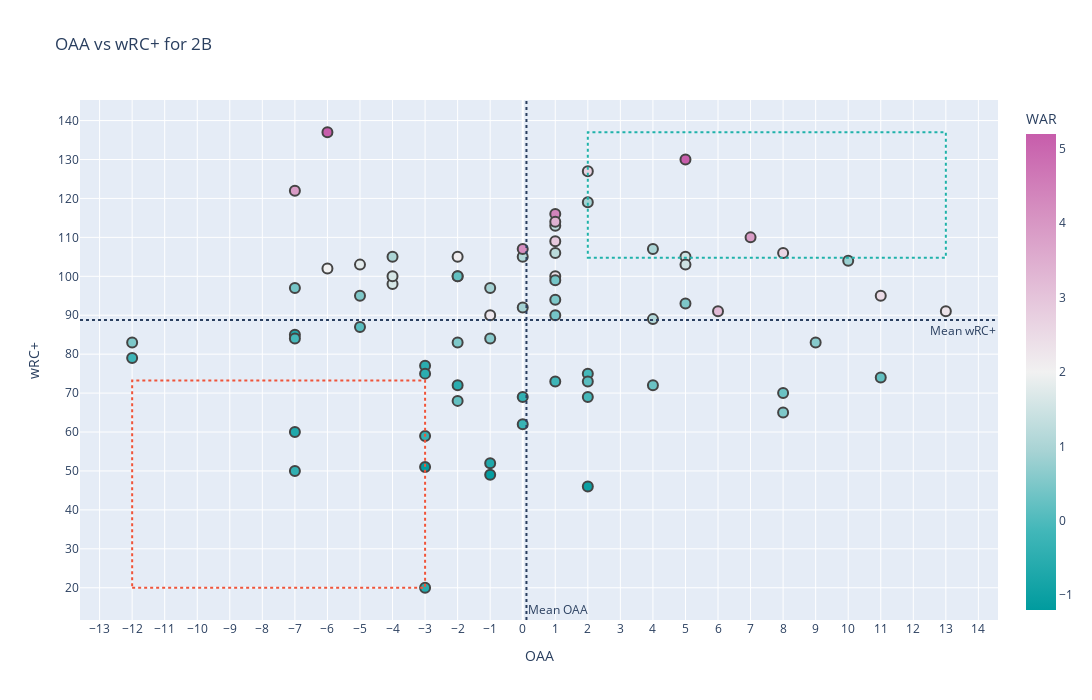

This figure's notebook cell:
### Code cell
secondbase_plot

### Figure 1 — Plotly figure (JSON) as saved in the notebook; plotly's stock layout.template omitted (floating-point values rounded to 4 significant figures; data arrays with more than 128 entries replaced by an {"elided": "..."} marker saying what was removed)
{"data": [{"customdata": {"elided": "70x2 mixed values"}, "hovertemplate": "<b>%{hovertext}</b><br><br>OAA=%{x}<br>wRC+=%{y}<br>Team=%{customdata[0]}<br>PA=%{customdata[1]}<br>WAR=%{marker.color}<extra></extra>", "hovertext": ["Tommy Edman", "Dylan Moore", "Ryan McMahon", "Nico Hoerner", "Rougned Odor", "Joey Wendle", "David Fletcher", "Garrett Hampson", "Enrique Hernandez", "Whit Merrifield", "Jeff McNeil", "Jonathan Schoop", "Josh Harrison", "Jose Altuve", "Ernie Clement", "Andy Ibanez", "Nick Solak", "Thairo Estrada", "Mauricio Dubon", "Pat Valaika", "Michael Chavis", "Tony Kemp", "Hoy Park", "Nick Madrigal", "Christian Arroyo", "Jake Cronenworth", "DJ LeMahieu", "Tommy La Stella", "Luis Guillorme", "Kolten Wong", "Starlin Castro", "Mike Brosseau", "Adam Frazier", "Willi Castro", "Brock Holt", "Tyler Wade", "Donovan Solano", "Ozzie Albies", "Keston Hiura", "Owen Miller", "Jace Peterson", "Cesar Hernandez", "Hanser Alberto", "Danny Mendick", "Jonathan Villar", "Jorge Mateo", "Jed Lowrie", "Shed Long Jr.", "Max Schrock", "Eric Sogard", "Zach McKinstry", "Josh VanMeter", "Robel Garcia", "Joe Panik", "Brad Miller", "Jazz Chisholm Jr.", "Brendan Rodgers", "Phil Gosselin", "Wilmer Difo", "Luis Arraez", "Josh Rojas", "Brandon Lowe", "Isan Diaz", "Jurickson Profar", "Cavan Biggio", "Jonathan India", "Luis Rengifo", "Chad Pinder", "Harold Castro", "Luis Garcia"], "legendgroup": "", "marker": {"color": [2.3, 0.2, 2.5, 0.8, 0.6, 2.6, 0.3, 0.5, 3.9, 3.2, 0.5, 1.5, 1.5, 5.2, 0.3, 1, 1.1, 0.9, -0.1, -1, -0.1, 2.7, 0.1, 1.3, 1.2, 4.4, 2.4, 0.5, 0.4, 2.9, 0.4, -0.2, 3.4, -0.4, -0.3, 0.9, 1.1, 4.2, -0.7, -1.1, 0.9, 2.2, 0.6, 0.2, 2.1, 0.5, 0.9, -0.5, 0.2, -0.4, -0.5, -0.5, -0.6, -1.2, 1, 1.6, 1.6, 0.1, 0.5, 1.8, 2, 5.2, -0.7, -0.7, -0.1, 3.9, -0.4, 0.4, 0.5, -0.2], "coloraxis": "coloraxis", "line": {"width": 2}, "size": 10, "symbol": "circle"}, "mode": "markers", "name": "", "orientation": "v", "showlegend": false, "type": "scatter", "x": [13, 11, 11, 10, 9, 8, 8, 8, 7, 6, 5, 5, 5, 5, 4, 4, 4, 2, 2, 2, 2, 2, 2, 1, 1, 1, 1, 1, 1, 1, 1, 1, 1, 0, 0, 0, 0, 0, -1, -1, -1, -1, -1, -2, -2, -2, -2, -2, -2, -3, -3, -3, -3, -3, -4, -4, -4, -5, -5, -5, -6, -6, -7, -7, -7, -7, -7, -7, -12, -12], "xaxis": "x", "y": [91, 74, 95, 104, 83, 106, 70, 65, 110, 91, 93, 105, 103, 130, 72, 107, 89, 119, 75, 46, 69, 127, 73, 113, 106, 116, 100, 94, 99, 109, 90, 73, 114, 69, 62, 92, 105, 107, 52, 49, 97, 90, 84, 68, 105, 83, 100, 72, 100, 59, 77, 75, 20, 51, 105, 98, 100, 87, 95, 103, 102, 137, 60, 85, 84, 122, 50, 97, 83, 79], "yaxis": "y"}], "layout": {"annotations": [{"showarrow": false, "text": "Mean wRC+", "x": 1, "xanchor": "right", "xref": "x domain", "y": 88.79, "yanchor": "top", "yref": "y"}, {"showarrow": false, "text": "Mean OAA", "x": 0.1143, "xanchor": "left", "xref": "x", "y": 0, "yanchor": "bottom", "yref": "y domain"}], "coloraxis": {"colorbar": {"title": {"text": "WAR"}}, "colorscale": [[0, "rgb(0, 155, 158)"], [0.1667, "rgb(66, 183, 185)"], [0.3333, "rgb(167, 211, 212)"], [0.5, "rgb(241, 241, 241)"], [0.6667, "rgb(228, 193, 217)"], [0.8333, "rgb(214, 145, 193)"], [1, "rgb(199, 93, 171)"]]}, "height": 700, "legend": {"tracegroupgap": 0}, "shapes": [{"line": {"color": "LightSeaGreen", "dash": "dot", "width": 2}, "x0": 2, "x1": 13, "y0": 104.8, "y1": 137}, {"line": {"color": "#EF553B", "dash": "dot", "width": 2}, "x0": -12, "x1": -3, "y0": 20, "y1": 73.25}, {"line": {"dash": "dot"}, "type": "line", "x0": 0, "x1": 1, "xref": "x domain", "y0": 88.79, "y1": 88.79, "yref": "y"}, {"line": {"dash": "dot"}, "type": "line", "x0": 0.1143, "x1": 0.1143, "xref": "x", "y0": 0, "y1": 1, "yref": "y domain"}], "title": {"text": "OAA vs wRC+ for 2B"}, "width": 1350, "xaxis": {"anchor": "y", "domain": [0, 1], "nticks": 40, "title": {"text": "OAA"}}, "yaxis": {"anchor": "x", "domain": [0, 1], "nticks": 20, "title": {"text": "wRC+"}}}}
